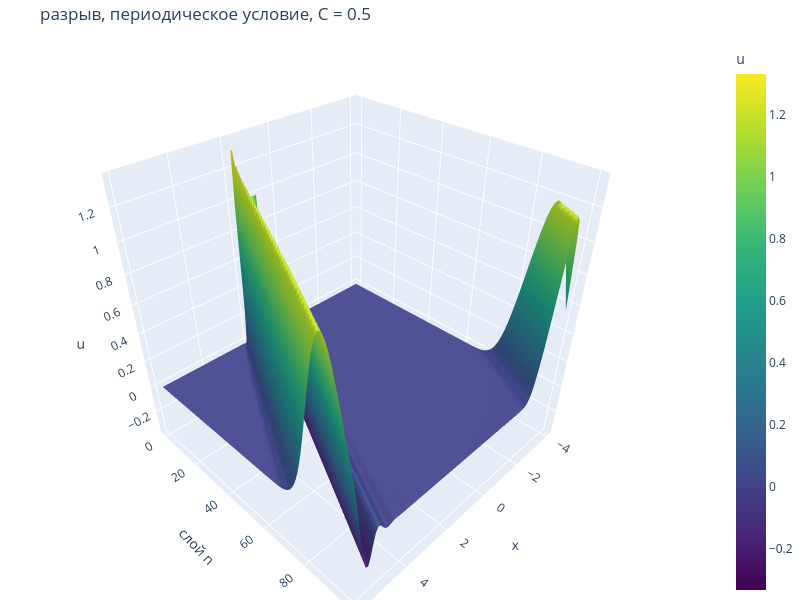

Notebook code cell kept with this figure:
### Code cell
import plotly.graph_objects as go

def rect(z):
    return ((z >= 1) & (z < 2)).astype(float)
x = np.linspace(0.5,2.5,101)
L = 10.0
N = 100
h_p = L / N
x_p = -4 + np.arange(N) * h_p

def exact_p(z, n):
    s = x_p[0] + np.mod(z - x_p[0] - C * h_p * n, L)
    return rect(s)

n_steps = 100
u_prev = exact_p(x_p, 0)
u = exact_p(x_p, 1)
out_p = [u_prev, u]
for n in range(2, n_steps + 1):
    u_next = calc(u, u_prev, True)
    u_prev, u = u, u_next
    out_p.append(u.copy())

U = np.asarray(out_p)
n_ax = np.arange(U.shape[0])

fig, ax = plt.subplots(figsize=(8, 4.5))
im = ax.imshow(
    U, origin="lower", aspect="auto",
    extent=[x_p[0], x_p[0] + L, n_ax[0], n_ax[-1]],
    cmap="viridis",
)
for x0 in (1, 2):
    y = x_p[0] + np.mod(x0 + n_ax * C * h_p - x_p[0], L)
    y = y.astype(float)
    y[np.where(np.diff(y) < -L / 2)[0] + 1] = np.nan
    ax.plot(y, n_ax, color="k", lw=0.8)
ax.set_xlim(x_p[0], x_p[0] + L)
ax.set_xlabel("x")
ax.set_ylabel("слой n")
ax.set_title(f"разрыв, периодическое условие, C = {C}")
fig.colorbar(im, ax=ax, label="u")
plt.show()

fig3 = go.Figure(go.Surface(x=x_p, y=n_ax, z=U, colorscale="Viridis", colorbar=dict(title="u")))
fig3.update_layout(
    title=f"разрыв, периодическое условие, C = {C}",
    scene=dict(xaxis_title="x", yaxis_title="слой n", zaxis_title="u"),
    width=800, height=600, margin=dict(l=0, r=0, t=40, b=0),
)
fig3.show()

### Figure 1 — Plotly figure (JSON) as saved in the notebook; plotly's stock layout.template omitted (floating-point values rounded to 4 significant figures; data arrays with more than 128 entries replaced by an {"elided": "..."} marker saying what was removed)
{"data": [{"colorbar": {"title": {"text": "u"}}, "colorscale": [[0, "#440154"], [0.1111, "#482878"], [0.2222, "#3e4989"], [0.3333, "#31688e"], [0.4444, "#26828e"], [0.5556, "#1f9e89"], [0.6667, "#35b779"], [0.7778, "#6ece58"], [0.8889, "#b5de2b"], [1, "#fde725"]], "type": "surface", "x": [-4.0, -3.9, -3.8, -3.7, -3.6, -3.5, -3.4, -3.3, -3.2, -3.1, -3.0, -2.9, -2.8, -2.7, -2.6, -2.5, -2.4, -2.3, -2.2, -2.1, -2.0, -1.9, -1.8, -1.7, -1.6, -1.5, -1.4, -1.3, -1.2, -1.1, -1.0, -0.9, -0.8, -0.7, -0.6, -0.5, -0.4, -0.3, -0.2, -0.1, 0.0, 0.1, 0.2, 0.3, 0.4, 0.5, 0.6, 0.7, 0.8, 0.9, 1.0, 1.1, 1.2, 1.3, 1.4, 1.5, 1.6, 1.7, 1.8, 1.9, 2.0, 2.1, 2.2, 2.3, 2.4, 2.5, 2.6, 2.7, 2.8, 2.9, 3.0, 3.1, 3.2, 3.3, 3.4, 3.5, 3.6, 3.7, 3.8, 3.9, 4.0, 4.1, 4.2, 4.3, 4.4, 4.5, 4.6, 4.7, 4.8, 4.9, 5.0, 5.1, 5.2, 5.3, 5.4, 5.5, 5.6, 5.7, 5.8, 5.9], "y": [0, 1, 2, 3, 4, 5, 6, 7, 8, 9, 10, 11, 12, 13, 14, 15, 16, 17, 18, 19, 20, 21, 22, 23, 24, 25, 26, 27, 28, 29, 30, 31, 32, 33, 34, 35, 36, 37, 38, 39, 40, 41, 42, 43, 44, 45, 46, 47, 48, 49, 50, 51, 52, 53, 54, 55, 56, 57, 58, 59, 60, 61, 62, 63, 64, 65, 66, 67, 68, 69, 70, 71, 72, 73, 74, 75, 76, 77, 78, 79, 80, 81, 82, 83, 84, 85, 86, 87, 88, 89, 90, 91, 92, 93, 94, 95, 96, 97, 98, 99, 100], "z": {"elided": "101x100 float values"}}], "layout": {"height": 600, "margin": {"b": 0, "l": 0, "r": 0, "t": 40}, "scene": {"xaxis": {"title": {"text": "x"}}, "yaxis": {"title": {"text": "слой n"}}, "zaxis": {"title": {"text": "u"}}}, "title": {"text": "разрыв, периодическое условие, C = 0.5"}, "width": 800}}
